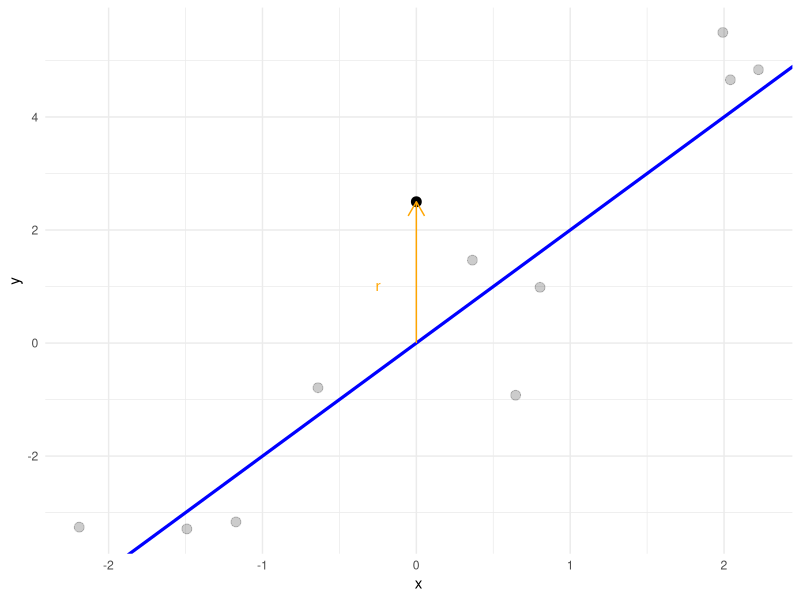
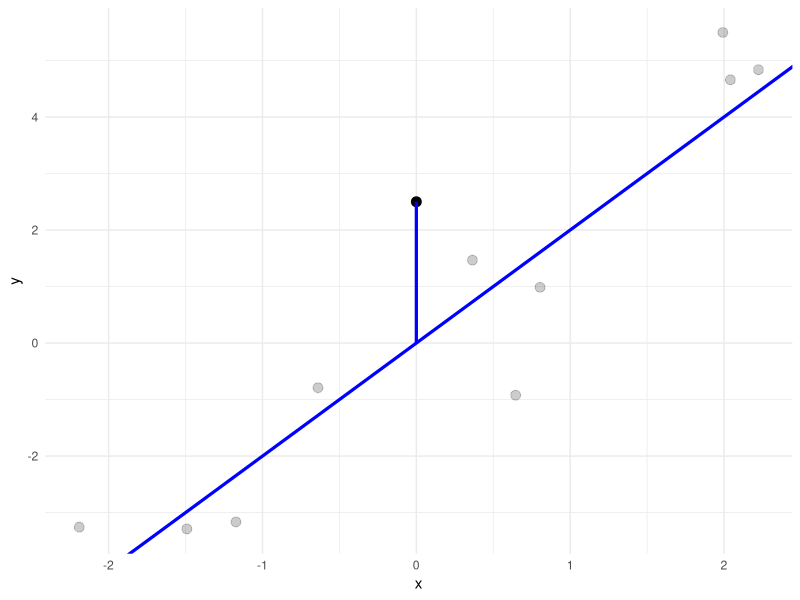
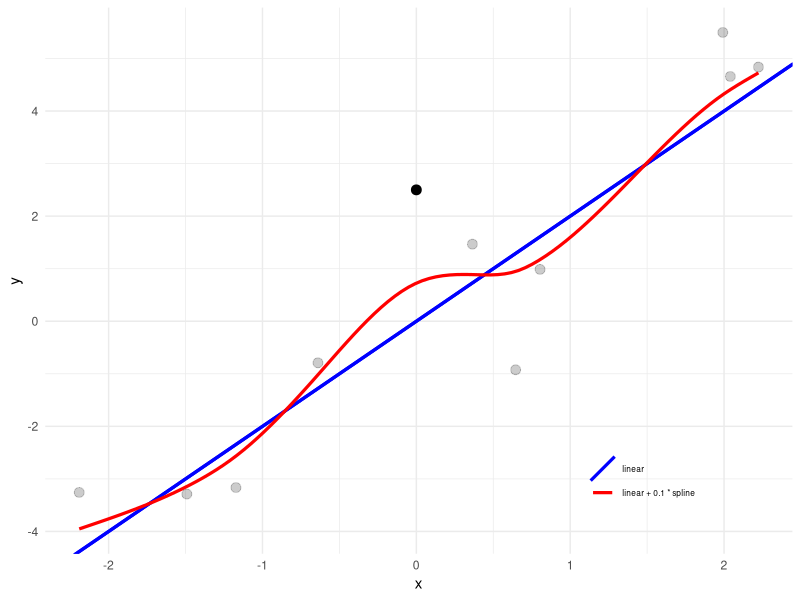

These figures' R source, in order:
# This code generates the pseudo residual plots for the linear regression example

library(ggplot2)
theme_set(theme_minimal())

set.seed(1)
df <- data.frame(x = runif(10, -2.5, 2.5), type = FALSE)
df$y <- 2 * df$x + rnorm(nrow(df))
df <- rbind(df, data.frame(x = 0, type = TRUE, y = 2.5))

p <- ggplot() + 
  geom_point(data = df[!df$type, ], aes(x = x, y = y), alpha = 0.2, size = 3) +
  geom_abline(intercept = 0, slope = 2, colour = "blue", size = 1.1) +
  geom_point(data = df[df$type, ], aes(x = x, y = y), size = 3)

# p_1: Original pseudo residual arrow plot.
p_1 <- p + 
  geom_segment(aes(x = 0, xend = 0, y = 0, yend = 2.5), colour = "orange", 
               arrow = arrow(length = unit(0.03, "npc"))) +
  annotate("text", x = -0.25, y = 1, label = "r", colour = "orange", parse = TRUE)
ggsave("../figure/pseudo_residual_1.png", p_1, width = 3, height = 2)

# p_2: Point-wise update plot.
p_2 <- p + 
  geom_segment(aes(x = 0L, xend = 0L, y = 0L, yend = 2.5), size = 1.1, col = "blue")
ggsave("../figure/pseudo_residual_2.png", p_2, width = 3, height = 2)

# p_3: Smoothing spline additive update plot

# Compute residuals for each data point: r = y - 2*x.
df$res <- df$y - 2 * df$x

# Fit smoothing spline to the residuals.
spline_fit <- smooth.spline(x = df$x, y = df$res)

# Create a grid for x to plot the updated prediction function.
grid <- data.frame(x = seq(min(df$x), max(df$x), length.out = 100))
grid$pred_res <- predict(spline_fit, grid$x)$y
grid$f_new <- 2 * grid$x + 0.4 * grid$pred_res  # f_new(x) = 2x + 0.1 * s(x)

p_3 <- p + 
  geom_abline(aes(slope = 2, intercept = 0, linetype = "linear"), colour = "blue", size = 1.1) +
  geom_line(data = grid, aes(x = x, y = f_new, linetype = "linear + 0.1 * spline"), colour = "red", size = 1.1) +
  scale_linetype_manual(values = c("linear" = "solid", "linear + 0.1 * spline" = "solid")) +
  labs(linetype = "") +
  theme(
    legend.position = c(0.8, 0.15), 
    legend.background = element_rect(fill = "transparent", color = NA),
    legend.text = element_text(size = 6), 
    legend.title = element_text(size = 7) 
  )
ggsave("../figure/pseudo_residual_3.png", p_3, width = 3, height = 2)
